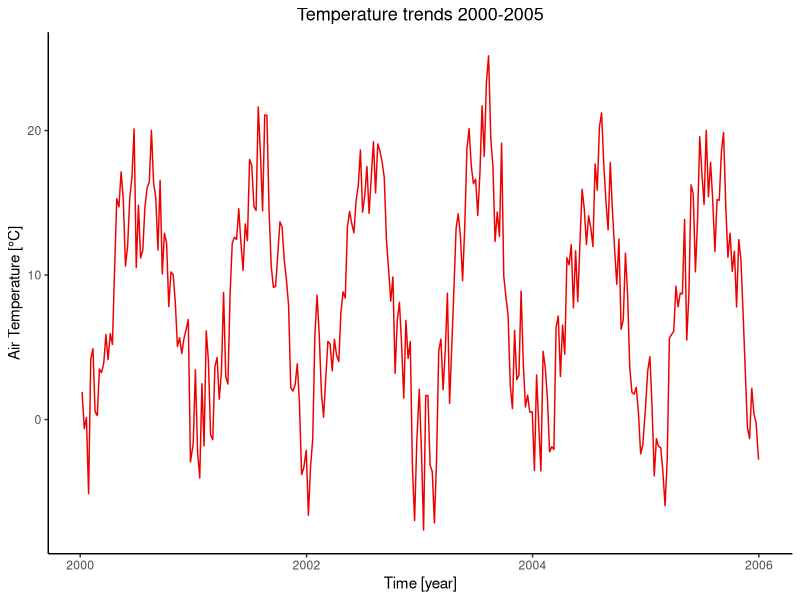
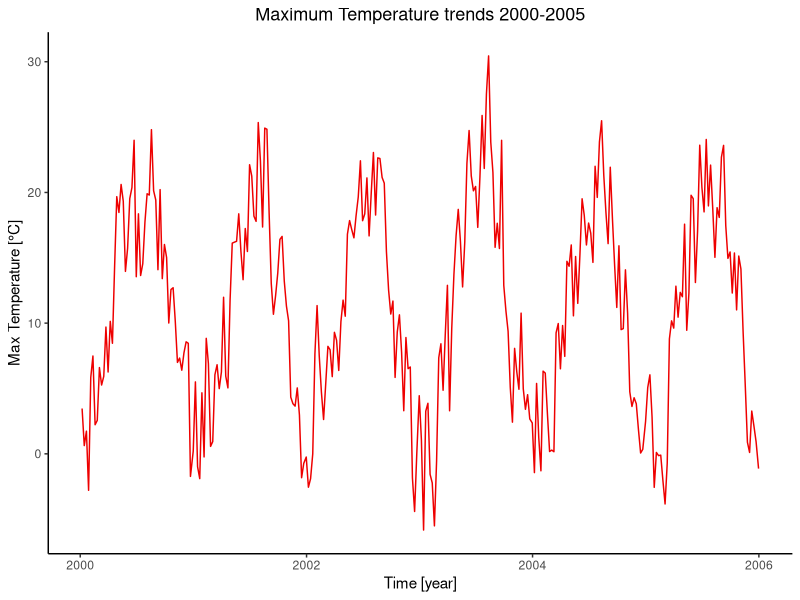
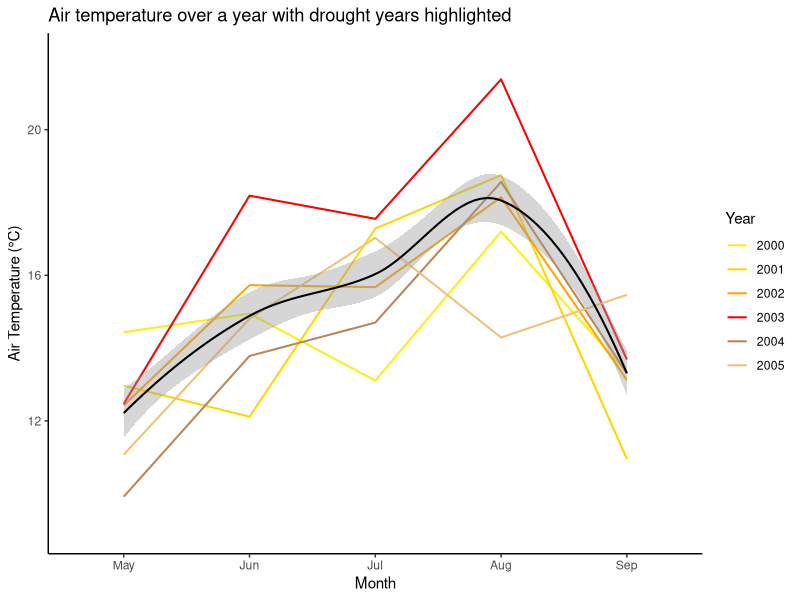
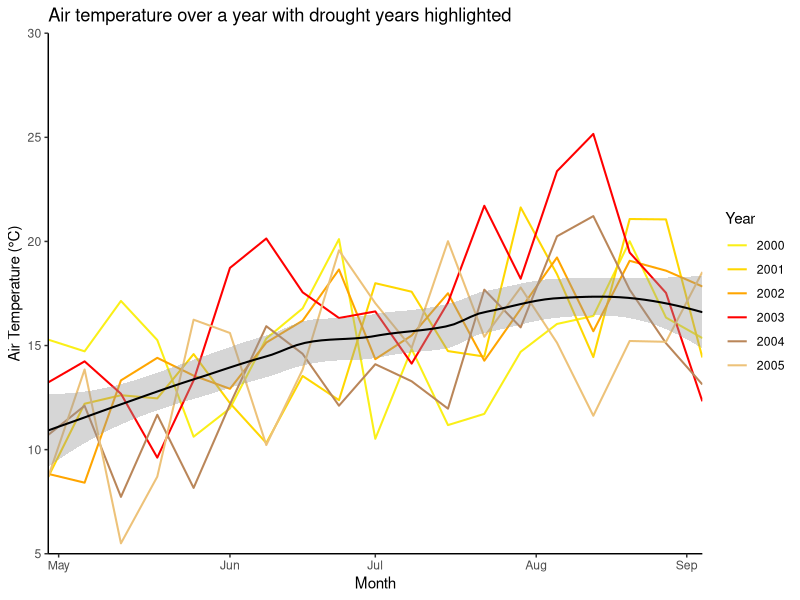
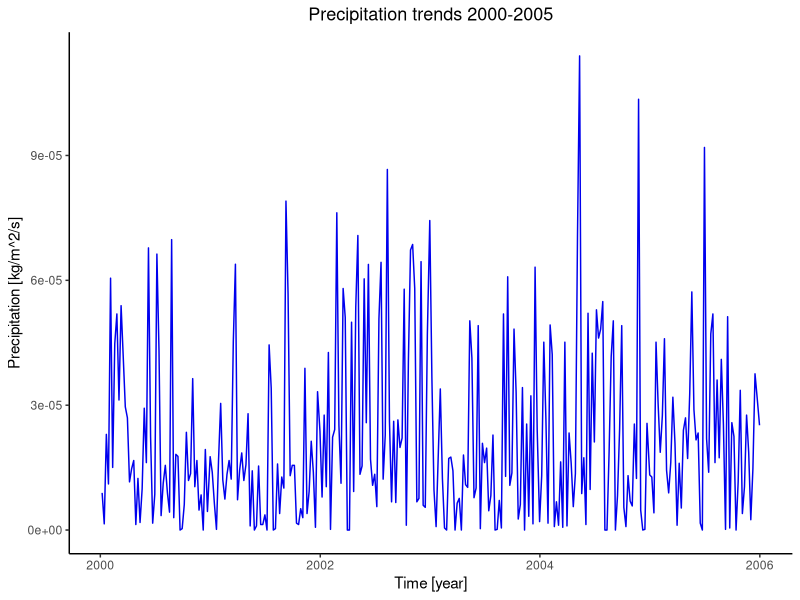
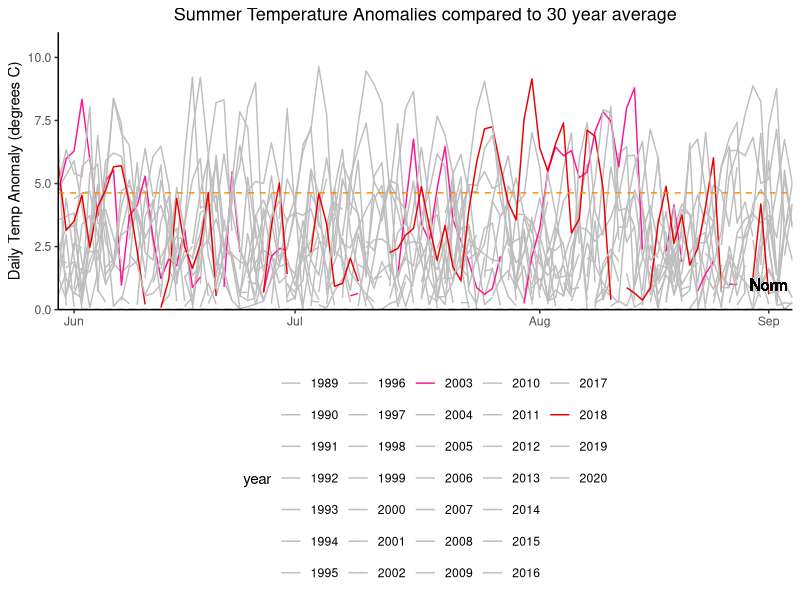
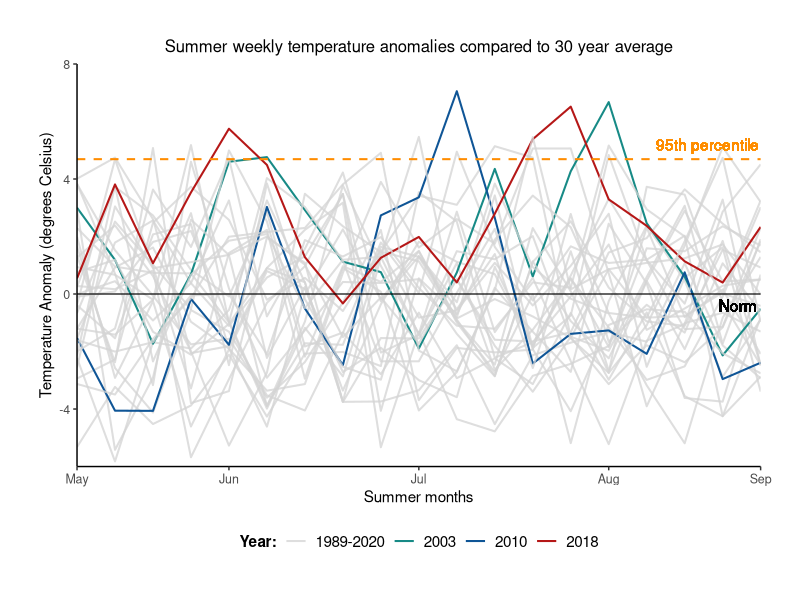
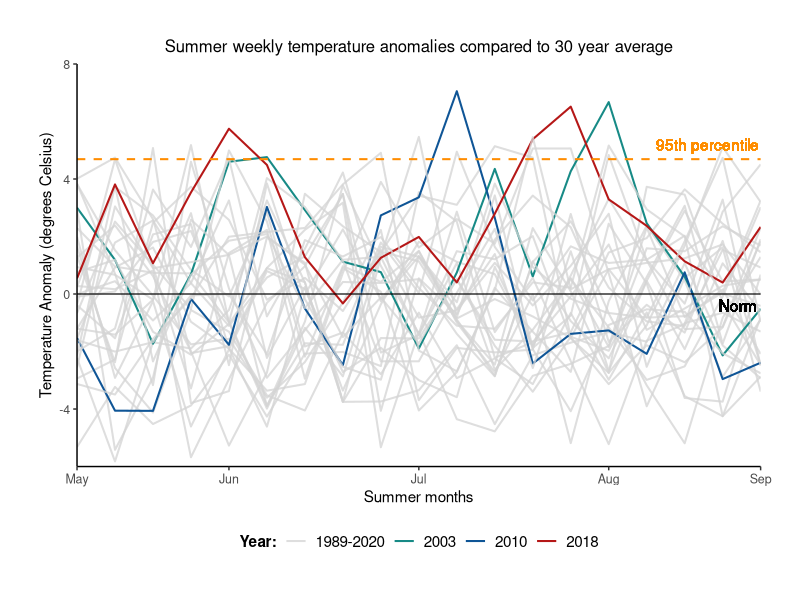

Recreate these plots in R, in order. (Note: this script raises an error after producing the figures.)
####### Anomalies plotted #######
### Amended/final code script ###
### Tegan Williams March 2024 ###

#### Data loading & wrangling ####

# Libraries (required packages for data wrangling)
library(dplyr)
library(tidyverse)
library(ggplot2) 

# Load Meteorological Data
met_data <- read.csv("Data/DE-Hai-2000-2020-weekly_timeseries_met.csv", header = TRUE)
obs_data <- read.csv("Data/DE-Hai-2000-2020-weekly_timeseries_obs.csv", header = TRUE)
sm_data <- read.csv("Data/DE-Hai-2000-2020-weekly_timeseries_metSM.csv", header= TRUE)
climate_data <- read_csv("Data/DE-Hai_FLUXNET2015_DD_1989-2020_met.csv")

# Delete 2021 data from Met data set since only NA values (-9999)
rows_to_delete <- c(1093:1144)
met_data <- met_data[-rows_to_delete, ]

# Create new column for year, months and full dates 
rows_per_year <- 52
met_data$year <- rep(2000:2020, each = rows_per_year)
met_data$full_date <- as.Date(paste0(met_data$year, "-", met_data$doy), format = "%Y-%j")
met_data <- met_data %>%
  mutate(month = month(full_date, label = TRUE))

# Now filter datasets for fewer years
met_data$year <- as.numeric(met_data$year)
met2000to2005 <- met_data[met_data$year >= 2000 & met_data$year <= 2005, ]
met2015to2020 <- met_data[met_data$year >= 2015 & met_data$year <= 2020, ]

met2003 <- met_data[met_data$year >= 2003 & met_data$year <= 2003, ]
met2018 <- met_data[met_data$year >= 2018 & met_data$year <= 2018, ]

#### Plots of raw Meteorological data time series ####

# Air Temperature over Time for 2000 to 2005
ggplot(met2000to2005, aes(x = full_date, y = airt_C)) +
  geom_line(colour="red2") +
  theme(legend.position = "bottom", panel.background = element_blank(), axis.line = element_line(colour = "black")) + 
  labs(title="Temperature trends 2000-2005") + 
  theme(plot.title=element_text(size=13, hjust=0.5)) + # Title size and position
  xlab("Time [year]") + 
  ylab("Air Temperature [°C]")

# Max Air Temperature over Time for 2000-2005 --> EXACTLY THE SAME TRENDS
ggplot(met2000to2005, aes(x = full_date, y = maxt_C)) +
  geom_line(colour="red2") +
  theme(legend.position = "bottom", panel.background = element_blank(), axis.line = element_line(colour = "black")) + 
  labs(title="Maximum Temperature trends 2000-2005") + 
  theme(plot.title=element_text(size=13, hjust=0.5)) + 
  xlab("Time [year]") + 
  ylab("Max Temperature [°C]")


# plotting T over time for 5 consecutive years e.g., 2000-2005, to show the difference during drought years 
# plus add the 30-year mean temperature as well!
avg_monthly_temp <- met_data %>%
  group_by(year, month) %>%
  summarise(monthlyT = mean(airt_C, na.rm = TRUE))

avg_monthly_temp$year <- as.numeric(avg_monthly_temp$year)
avg_monthly_temp_05 <- avg_monthly_temp[avg_monthly_temp$year >= 2000 & avg_monthly_temp$year <= 2005, ]
avg_monthly_temp_20 <- avg_monthly_temp[avg_monthly_temp$year >= 2015 & avg_monthly_temp$year <= 2020, ]

met_data_with_avg_temp_05 <- left_join(met2000to2005, avg_monthly_temp_05, by = c("year", "month"))

ggplot(met_data_with_avg_temp_05, aes(x = month, y = monthlyT, colour = as.factor(year), group = year)) +
  geom_line(size = 0.7) +
  geom_smooth(method = 'loess', aes(group=1), colour = "black", size = 0.7) +
  scale_color_manual(values = c("#FAEF17", "#FFD700","#FFA500","red", "#BA8659", "#EDC279")) +
  labs(x = "Month", y = "Air Temperature (°C)", title = "Air temperature over a year with drought years highlighted", colour = "Year") +
  scale_x_discrete(limits = c("May", "Jun", "Jul", "Aug", "Sep")) +
  scale_y_continuous(limits = c(9, 22)) +
  theme(legend.position = "right", panel.background = element_blank(), axis.line = element_line(colour = "black"))

# Using weekly values without the mean monthly 
ggplot(met_data_with_avg_temp_05, aes(x = doy, y = airt_C, colour = as.factor(year), group = year)) +
  geom_line(size = 0.7) +
  geom_smooth(method = 'loess', aes(group=1), colour = "black", size = 0.7) +
  scale_color_manual(values = c("#FAEF17", "#FFD700","#FFA500","red", "#BA8659", "#EDC279")) +
  labs(x = "Month", y = "Air Temperature (°C)", title = "Air temperature over a year with drought years highlighted", colour = "Year") +
  scale_x_continuous(breaks = c(121, 154, 182, 213, 242), 
                     labels = c("May", "Jun", "Jul", "Aug", "Sep"),
                     expand = c(0, 0),
                     limits = c(119, 245)) +
  scale_y_continuous(expand = c(0, 0),
                     limits = c(5,30)) +
  theme(legend.position = "right", panel.background = element_blank(), axis.line = element_line(colour = "black"))


# Precipitation over Time
ggplot(met2000to2005, aes(x = full_date, y = precip_kgm2s)) +
  geom_line(colour="blue2") +
  theme(legend.position = "bottom", panel.background = element_blank(), axis.line = element_line(colour = "black"), 
        plot.title=element_text(size=13, hjust=0.5)) + # Title size and position
  labs(title="Precipitation trends 2000-2005") + 
  xlab("Time [year]") + 
  ylab("Precipitation [kg/m^2/s]")


#### Temperature Anomalies ####
# Reference period 1989-2020
climate_data <- climate_data %>%
  mutate(TIMESTAMP = as.character(TIMESTAMP),
         year = year(as.Date(TIMESTAMP, format = "%Y%m%d")),
         month = month(as.Date(TIMESTAMP, format = "%Y%m%d")),
         doy = yday(as.Date(TIMESTAMP, format = "%Y%m%d")))

daily_averages <- climate_data %>%
  group_by(doy) %>%
  summarize(AverageTemperature = mean(MeanT, na.rm = TRUE))

datafor2003 <- climate_data %>%
  filter(year == 2003)
datafor2018 <- climate_data %>%
  filter(year == 2018)
dataforboth <- climate_data %>%
  filter(year %in% c(2003, 2018))

temp_reference_period <- climate_data %>%
  filter(year >= 1989 & year <= 2020) %>%
  group_by(doy) %>%
  summarize(tAverage = mean(MeanT, na.rm = TRUE))

# Merge climate data with reference period
temp_merged_data <- merge(climate_data, temp_reference_period, by = "doy", all.x = TRUE)

# Calculate temperature anomalies
temp_merged_data$tempAnomaly <- temp_merged_data$MeanT - temp_merged_data$tAverage

# Calculate the 90th percentile of temperature anomalies
temp_percentile_90 <- quantile(temp_merged_data$tempAnomaly, 0.9, na.rm = TRUE)
temp_percentile_0 <- quantile(temp_merged_data$tempAnomaly, 0, na.rm = TRUE)

# Filter only values in the chosen percentile
temp_anomaly_data <- temp_merged_data %>%
  filter(tempAnomaly > temp_percentile_0)
temp_anomaly_data90 <- temp_merged_data %>%
  filter(tempAnomaly > temp_percentile_90)

min(temp_anomaly_data90$tempAnomaly)
max(temp_anomaly_data90$tempAnomaly)

temp_anomaly_data$year <- as.factor(temp_anomaly_data$year)
temp_anomaly_data$doy <- as.factor(temp_anomaly_data$doy)

temp_anomaly_data_filtered <- temp_anomaly_data[c("year", "doy", "tAverage", "tempAnomaly")]
temp_anomaly_data_filtered$doy <- as.numeric(temp_anomaly_data_filtered$doy)

# Plotting Temperature Anomalies over Time

# 1) using daily values
ggplot(temp_anomaly_data_filtered, aes(x = doy, y = tempAnomaly, colour = year)) +
  geom_line() +
  geom_hline(yintercept = 0, linetype = "dashed", colour = "black") +
  geom_hline(yintercept = 4.63, linetype = "dashed", colour = "darkorange") +
  geom_text(aes(x = 235, y = -11, label = "90th Percentile"), colour = "darkorange") + 
  geom_text(aes(x = 242, y = 1, label = "Norm"), colour = "black") + 
  labs(title = "Summer Temperature Anomalies compared to 30 year average",
       x = "",
       y = "Daily Temp Anomaly (degrees C)") +
  scale_colour_manual(values = c("grey","grey","grey","grey","grey","grey","grey","grey","grey","grey","grey","grey","grey","grey","deeppink","grey", "grey","grey","grey","grey","grey","grey","grey","grey","grey","grey","grey", "grey","grey", "red2", "grey", "grey")) +
  theme(legend.position = "bottom", panel.background = element_blank(), axis.line = element_line(colour = "black"), 
        plot.title=element_text(size=13, hjust=0.5)) +
  scale_x_continuous(breaks = c(154, 182, 213, 242), 
                     labels = c("Jun", "Jul", "Aug", "Sep"),
                     expand = c(0, 0),
                     limits = c(152, 245)) +
  scale_y_continuous(expand = c(0, 0),
                     limits = c(0,11))

# 2) using weekly temperature means to calculate anomalies
weekly_average_temp_data <- climate_data %>%
  group_by(week = ceiling(as.numeric(doy)/7)) %>%
  summarise(AverageWeeklyMeanT = mean(MeanT, na.rm = TRUE))

weekly_temp_data <- climate_data %>%
  group_by(year, week = ceiling(as.numeric(doy)/7)) %>%
  summarise(WeeklyMeanT = mean(MeanT, na.rm = TRUE))

# now find the anomaly values
weekly_temp_merged_data <- merge(weekly_average_temp_data, weekly_temp_data, by = "week", all.x = TRUE)
weekly_temp_merged_data$tempAnomaly <- weekly_temp_merged_data$WeeklyMeanT - weekly_temp_merged_data$AverageWeeklyMeanT
weekly_temp_percentile_90 <- quantile(weekly_temp_merged_data$tempAnomaly, 0.9, na.rm = TRUE)
weekly_temp_percentile_0 <- quantile(weekly_temp_merged_data$tempAnomaly, 0, na.rm = TRUE)
weekly_temp_percentile_95 <- quantile(weekly_temp_merged_data$tempAnomaly, 0.95, na.rm = TRUE)

weekly_temp_anomaly_data <- weekly_temp_merged_data %>%
  filter(tempAnomaly > weekly_temp_percentile_0)
weekly_temp_anomaly_data90 <- weekly_temp_merged_data %>%
  filter(tempAnomaly > weekly_temp_percentile_90)
weekly_temp_anomaly_data95 <- weekly_temp_merged_data %>%
  filter(tempAnomaly > weekly_temp_percentile_95)

min(weekly_temp_anomaly_data95$tempAnomaly)
max(weekly_temp_anomaly_data95$tempAnomaly)

temp_anomaly_data$year <- as.factor(temp_anomaly_data$year)
temp_anomaly_data$doy <- as.factor(temp_anomaly_data$doy)

weekly_temp_anomaly_data$year <- as.factor(weekly_temp_anomaly_data$year)
weekly_temp_anomaly_data$week <- as.numeric(weekly_temp_anomaly_data$week)


# creating a new column to group into drought vs non-drought years 
# based on their max value (e.g., >6.5 temp anomaly)

# Create new column 'drought_status' and initialise it with 'non-drought'

temp_anomaly_data_summer <- weekly_temp_anomaly_data[weekly_temp_anomaly_data$week >= 18 & weekly_temp_anomaly_data$week <= 36, ]
drought_years <- temp_anomaly_data_summer %>%
  filter(tempAnomaly > 6.5) %>%
  pull(year) %>%
  unique()
temp_anomaly_data_summer['Drought_Status'] = '1989-2020'
temp_anomaly_data_summer$Drought_Status[temp_anomaly_data_summer$year %in% drought_years] <- as.character(temp_anomaly_data_summer$year[temp_anomaly_data_summer$year %in% drought_years])
temp_anomaly_data_summer$Drought_Status <- as.factor(temp_anomaly_data_summer$Drought_Status)

min(temp_anomaly_data_summer$tempAnomaly)

temp_anomaly_plot <- ggplot(temp_anomaly_data_summer, aes(x = week, y = tempAnomaly, colour = Drought_Status, group = year)) +
  geom_line(size = 0.7) +
  geom_hline(yintercept = 0, size = 0.4, colour = "black") +
  geom_hline(yintercept = 4.69, linetype = "dashed", size = 0.7, colour = "darkorange") +
  geom_text(aes(x = 35.4, y = -0.4, label = "Norm"), colour = "black") + 
  geom_text(aes(x = 34.6, y = 5.2, label = "95th percentile"), colour = "darkorange") + 
  labs(title = "Summer weekly temperature anomalies compared to 30 year average",
       x = "Summer months",
       y = "Temperature Anomaly (degrees Celsius)",
       colour = "Year:") +
  scale_colour_manual(values = c("#D4D4D4C4", "#178A86", "#0F5596", "#B51717")) +
  theme(legend.position = "bottom", panel.background = element_blank(), axis.line = element_line(colour = "black"), 
        plot.title = element_text(size=12, hjust=0.5),
        axis.title = element_text(size=11),
        axis.text = element_text(size=9),
        legend.title = element_text(size = 11, face = "bold", ),
        legend.text = element_text(size = 11),
        plot.margin = margin(1, 1, 1, 1, "cm")) +
  scale_x_continuous(breaks = c(18, 22, 27, 32, 36), 
                     labels = c("May", "Jun", "Jul", "Aug", "Sep"),
                     expand = c(0, 0),
                     limits = c(18, 36)) +
  scale_y_continuous(expand = c(0, 0),
                     limits = c(-6,8))

plot(temp_anomaly_plot)

dev.off()

# Save the plot as a PNG file to GitHub
ggsave("temp_anomaly_plot.png", plot = temp_anomaly_plot, width = 8, height = 6, dpi = 500)




#### Deep Soil Moisture Anomalies ####

# Reference period 2000-2020
sm_reference_period <- sm_data %>%
  filter(year >= 2000 & year <= 2020) %>%
  group_by(doy) %>%
  summarize(smAverage = mean(SWC_1, na.rm = TRUE))

# Merge with the main data
sm_merged_data <- merge(sm_data, sm_reference_period, by = "doy", all.x = TRUE)

# Calculate soil moisture anomalies
sm_merged_data$smAnomaly <- sm_merged_data$SWC_1 - sm_merged_data$smAverage

# Calculate the 90th percentile of sm anomalies
sm_percentile_95 <- quantile(sm_merged_data$smAnomaly, 0.95, na.rm = TRUE)
sm_percentile_90 <- quantile(sm_merged_data$smAnomaly, 0.9, na.rm = TRUE)
sm_percentile_0 <- quantile(sm_merged_data$smAnomaly, 0, na.rm = TRUE)
sm_percentile_10 <- quantile(sm_merged_data$smAnomaly, 0.1, na.rm = TRUE)

# Filter only values in the upper 90th percentile
sm_anomaly_data <- sm_merged_data %>%
  filter(smAnomaly > sm_percentile_0)

sm_anomaly_data90 <- sm_merged_data %>%
  filter(smAnomaly > sm_percentile_90)

sm_anomaly_data95 <- sm_merged_data %>%
  filter(smAnomaly > sm_percentile_95)

sm_anomaly_data10 <- sm_merged_data %>%
  filter(smAnomaly > sm_percentile_10)

min(sm_anomaly_data95$smAnomaly)

sm_anomaly_data$year <- as.factor(sm_anomaly_data$year)
sm_anomaly_data$doy <- as.factor(sm_anomaly_data$doy)

sm_anomaly_data_filtered <- sm_anomaly_data[c("year", "doy", "smAverage", "smAnomaly")]
sm_anomaly_data_filtered$year <- as.factor(sm_anomaly_data_filtered$year)
sm_anomaly_data_filtered$doy <- as.numeric(sm_anomaly_data_filtered$doy)

# Create new column 'drought_status' and initialise it with 'non-drought'
sm_anomaly_data_summer <- sm_anomaly_data_filtered %>%
  filter(doy %in% c(18:36))

sm_drought_years <- sm_anomaly_data_summer%>%
  filter(year %in% c(2003,2010,2018)) %>%
  pull(year) %>%
  unique()

sm_anomaly_data_summer['Drought_Status'] = '2000-2020'

sm_anomaly_data_summer <- sm_anomaly_data_summer %>%
  mutate(Drought_Status = ifelse(year %in% sm_drought_years, as.character(year), Drought_Status))

sm_anomaly_data_summer$Drought_Status <- as.factor(sm_anomaly_data_summer$Drought_Status)
sm_anomaly_data_summer$year <- as.factor(sm_anomaly_data_summer$year)
sm_anomaly_data_summer$doy <- as.numeric(sm_anomaly_data_summer$doy)
sm_anomaly_data_summer$smAnomaly <- as.numeric(sm_anomaly_data_summer$smAnomaly)

sm_anomaly_data_filtered10 <- sm_anomaly_data_summer %>%
  filter(smAnomaly > sm_percentile_10)

deficit_data <- sm_anomaly_data_summer %>%
  filter(smAnomaly < 0)
drought_threshold <- quantile(deficit_data$smAnomaly, 0.05)
minimum_deficit <- deficit_data %>%
  mutate(Drought_Status = ifelse(smAnomaly < drought_threshold, "Drought", "No Drought"))

drought_threshold95 <- minimum_deficit %>%
  filter(Drought_Status == "Drought")

max(drought_threshold95$smAnomaly)

# threshold for 80th percentile is -8.06
# threshold for 90th percentile is -9.43
# threshold for 95th percentile is -9.93

# Plotting soil moisture anomalies
sm_anomaly_plot <- ggplot(sm_anomaly_data_summer, aes(x = doy, y = smAnomaly, group = year, colour = Drought_Status)) +
  geom_line(size = 0.7) +
  geom_hline(yintercept = 0, size = 0.4, colour = "black") +
  geom_hline(yintercept = -8.06, linetype = "dashed", size = 0.7, colour = "darkorange") +
  geom_text(aes(x = 35.4, y = 1, label = "Norm"), colour = "black") + 
  geom_text(aes(x = 34.6, y = -10, label = "80th percentile"), colour = "darkorange") +  
  labs(title = "Summer weekly deep soil moisture anomalies compared to 20 year average",
       x = "Summer months",
       y = "Deep Soil Moisture Anomaly (mm)",
       colour = "Year:") +
  scale_colour_manual(values = c("#D4D4D4C4", "#178A86", "#0F5596", "#B51717")) +
  theme(legend.position = "bottom", panel.background = element_blank(), axis.line = element_line(colour = "black"), 
        plot.title = element_text(size=12, hjust=0.5),
        axis.title = element_text(size=11),
        axis.text = element_text(size=9),
        legend.title = element_text(size = 11, face = "bold", ),
        legend.text = element_text(size = 11),
        plot.margin = margin(1, 1, 1, 1, "cm")) +
  scale_x_continuous(breaks = c(18, 22, 27, 32, 36), 
                     labels = c("May", "Jun", "Jul", "Aug", "Sep"),
                     expand = c(0, 0),
                     limits = c(18, 36)) +
  scale_y_continuous(expand = c(0, 0),
                     limits = c(-15,15))

plot(sm_anomaly_plot)

ggsave("sm_anomaly_plot.png", plot = sm_anomaly_plot, width = 8, height = 6, dpi = 500)
